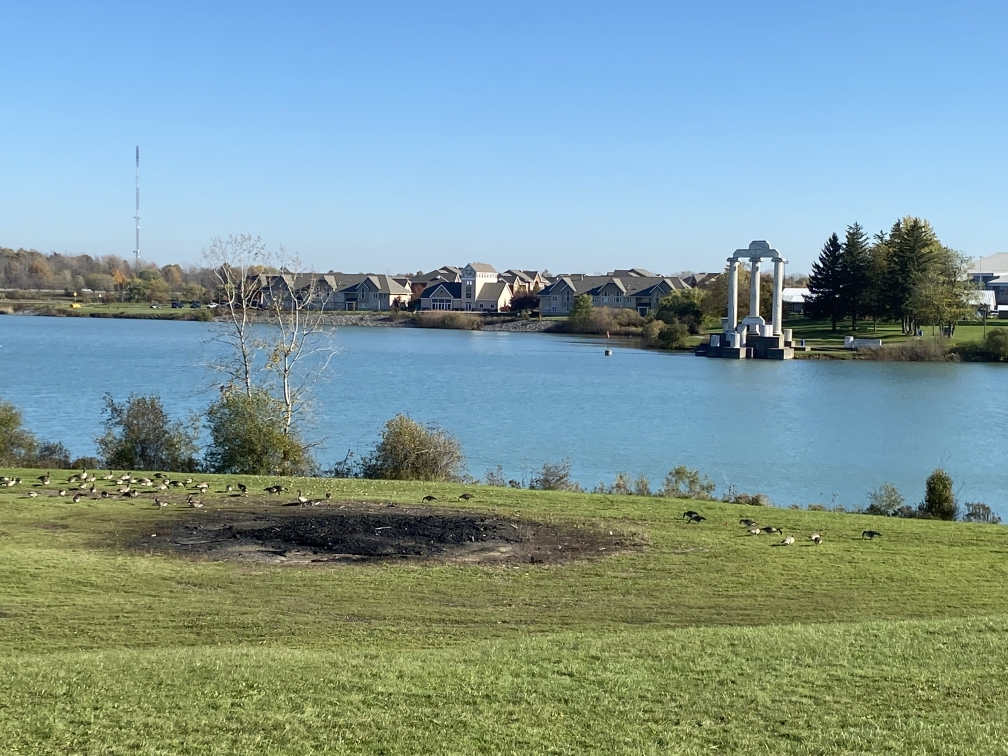
#> input picture project2/left.jpg, 1008 x 756 px
$ python task1.py
#> lines starting #> are read from the running program, lines starting #| are printed output that depends on the picture
# -*- coding: utf-8 -*-
"""
Image Stitching Problem
(Due date: Nov. 26, 11:59 P.M., 2021)

The goal of this task is to stitch two images of overlap into one image.
You are given 'left.jpg' and 'right.jpg' for your image stitching code testing.
Note that different left/right images might be used when grading your code.

To this end, you need to find keypoints (points of interest) in the given left and right images.
Then, use proper feature descriptors to extract features for these keypoints.
Next, you should match the keypoints in both images using the feature distance via KNN (k=2);
cross-checking and ratio test might be helpful for feature matching.
After this, you need to implement RANSAC algorithm to estimate homography matrix.
(If you want to make your result reproducible, you can try and set fixed random seed)
At last, you can make a panorama, warp one image and stitch it to another one using the homography transform.
Note that your final panorama image should NOT be cropped or missing any region of left/right image.

Do NOT modify the code provided to you.
You are allowed use APIs provided by numpy and opencv, except “cv2.findHomography()” and
APIs that have “stitch”, “Stitch”, “match” or “Match” in their names, e.g., “cv2.BFMatcher()” and
“cv2.Stitcher.create()”.
If you intend to use SIFT feature, make sure your OpenCV version is 3.4.2.17, see project2.pdf for details.
"""

import cv2
import numpy as np
# np.random.seed(<int>) # you can use this line to set the fixed random seed if you are using np.random
import random
# random.seed(<int>) # you can use this line to set the fixed random seed if you are using random


def solution(left_img, right_img):
    """
    :param left_img:
    :param right_img:
    :return: you need to return the result panorama image which is stitched by left_img and right_img
    """
    sift = cv2.xfeatures2d.SIFT_create()
    kp_left, des_left = sift.detectAndCompute(left_img, None)
    kp_right, des_right = sift.detectAndCompute(right_img, None)
    all_points = [0]*len(kp_left)*2
    dist=[0]*len(kp_left)*2

    #Calculate distance KNN=2
    for i in range(len(kp_left)):
        distance_array = distance_norm(kp_left[i],kp_right,des_left[i],des_right)
        arg = np.argpartition(distance_array,2)
        all_points[2*i]=arg[0]
        all_points[2*i+1] = arg[1]
        dist[2*i] = distance_array[all_points[2*i]]
        dist[2*i+1] = distance_array[all_points[2*i+1]]


    # Ratio Testing
    i=0
    thresh = 0.75
    new_points=[]
    while(i<len(all_points)-1):
        if(dist[i]/dist[i+1]<thresh):
            new_points.append((int(i/2),all_points[i]))
        i=i+2

    inlier_list ,inlier,final_h = Ransac(new_points,kp_left,kp_right)
    h = homography_estimate(inlier_list,kp_left,kp_right)
    h=h/h[8]
    final_h=h.reshape(3,3)
    result_img = offset_warp_stitch(right_img,left_img,final_h)

    return result_img


def distance_norm(left,right,x,y):
    return np.sqrt(np.sum(np.square(x - y),axis=1))


def homography_estimate(points,kp_left,kp_right):
    matrix=np.zeros([len(points)*2,9])
    for i in range(len(points)):
        x_left,y_left = kp_left[points[i][0]].pt
        x_right,y_right = kp_right[points[i][1]].pt

        j=2*i
        matrix[j]=[x_right,y_right,1,0,0,0,-x_left*x_right,-x_left*y_right,-x_left]
        matrix[j+1]=[0,0,0,x_right,y_right,1,-y_left*x_right,-y_right*y_left,-y_left]
    #print(matrix)
    U, D, V = np.linalg.svd(matrix)
    return V[8]


def Ransac(points,kp_left,kp_right):
    inlier_max = 0
    final_h = []
    check=[]
    in_l = []
    for i in range(1000):
        sample_point = random.sample(points, 4)
        h_matrix = homography_estimate(sample_point,kp_left,kp_right)
        h_matrix = (1/h_matrix[8]) * h_matrix
        h_matrix = h_matrix.reshape(3,3)
        temp_inlier = []
        inlier = 0
        for j in range(len(points)):


            x_right,y_right = kp_right[points[j][1]].pt
            x_left,y_left = kp_left[points[j][0]].pt
            #arr = np.array([x_right,y_right,1])

            #a = np.dot(h_matrix,arr)
            right = np.transpose(np.matrix([x_right, y_right, 1]))
            left_cal = np.dot(h_matrix, right)
            left_cal = (1/left_cal.item(2))*left_cal
            #x_left_cal = a[0]/a[2]
            #y_left_cal = a[1]/a[2]
            left = np.transpose(np.matrix([x_left, y_left, 1]))
            error = left - left_cal
            error = np.linalg.norm(error)


            #if(np.sqrt((np.square(x_left-x_left_cal)+np.square(y_left-y_left_cal))) < 5 ):
            if(error<1):
                temp_inlier.append(points[j])
                inlier = inlier+1

        if(inlier > inlier_max):
            #inlier_max = temp_inlier
            #check = sample_point
            inlier_max = inlier
            final_h = h_matrix
            in_l = temp_inlier

    return in_l,inlier_max,final_h


def offset_warp_stitch(right,left,h):
    (right_width , right_height) = right.shape[0:2]
    (left_width, left_height) = left.shape[0:2]

    right_boundary = np.array([[0,0],[0,right_width], [right_height,right_width], [right_height,0]])
    boundary_transform = cv2.perspectiveTransform(np.float32(right_boundary.reshape(-1,1,2)), h)
    left_boundary = np.array([[0,0],[0,left_width], [left_height,left_width], [left_height,0]])
    boundary_new = boundary_transform.reshape(4,2)
    all_boundary_x = np.concatenate((left_boundary[:,0] , boundary_new[:,0]))
    x_min = int(min(all_boundary_x))
    x_max = int(max(all_boundary_x))
    all_boundary_y = np.concatenate((left_boundary[:,1] , boundary_new[:,1]))
    y_min = int(min(all_boundary_y))
    y_max = int(max(all_boundary_y))
    translation_matrix = np.array([[1, 0, -x_min], [0, 1, -y_min], [0, 0, 1]])
    print(translation_matrix.dot(h))
    print((x_max-x_min,y_max-y_min))
    result_img = cv2.warpPerspective(right, np.matmul(translation_matrix,h), (x_max-x_min,y_max-y_min))
    result_img[-y_min:right_width - y_min, -x_min:right_height - x_min] = left_img

    return result_img
if __name__ == "__main__":
    left_img = cv2.imread('left.jpg')
#> left_img is the input picture: shape (756, 1008, 3); mean B, G, R 153.1, 153.7, 127.4
    right_img = cv2.imread('right.jpg')
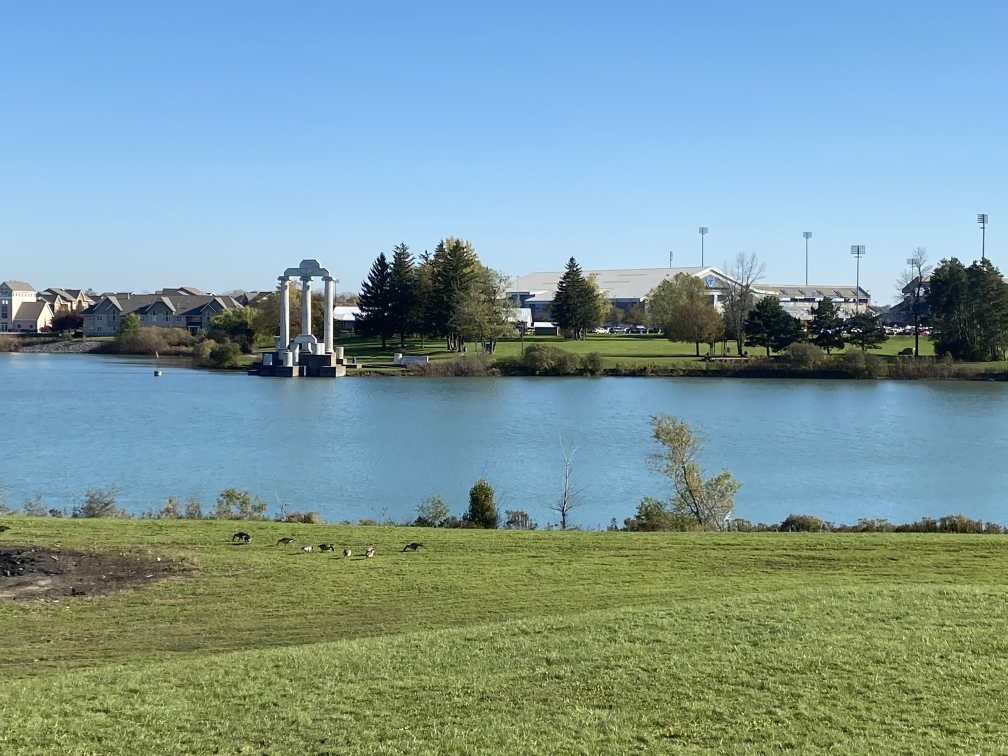
#> input picture project2/right.jpg, 1008 x 756 px
#> right_img is the input picture: shape (756, 1008, 3); mean B, G, R 155.8, 154, 125.4
    result_img = solution(left_img, right_img)
#> in solution, `kp_left, des_left = sift.detectAndCompute(left_img, None)`: kp_left = 4687 keypoints; strongest (x, y, size): (844, 246, 1.9), (821, 265, 2.4), (75, 294, 1.8), (1001, 307, 4)
#> in solution, `kp_right, des_right = sift.detectAndCompute(right_img, None)`: kp_right = 4354 keypoints; strongest (x, y, size): (370, 284, 2.3), (908, 327, 2.4), (532, 324, 2.1), (549, 325, 3.9)
#> in solution, `all_points = [0]*len(kp_left)*2`: all_points = 9374 values from 0 to 0
#> after the loop in solution, `for i in range(len(kp_left)):`: all_points = 9374 values, max 4352 at index 6048, min 2 at index 4724, mean 2096.7; dist = 9374 values, max 409.3 at index 7103, min 23.39 at index 7320, mean 283
#> the loop in solution, `while(i<len(all_points)-1):` made 4687 passes
#> i on passes 1 to 3: 2, 4, 6
#> after the loop in solution, `while(i<len(all_points)-1):`: i = 9374; new_points = 951 pairs, first value 49 to 4683, second value 4 to 4262
#> the loop in Ransac, `for i in range(1000):` made 1000 passes
#> (sample_point, D in homography_estimate) on passes 1, 5, 26, 27, 43: ([(4442, 2023), (3229, 1014), (4193, 1835), (4591, 2140)], [1295655, 177219.8, 1243.4, 374, 201.5, 49.73, 1.09, 0.0733]), ([(3741, 1418), (4605, 2123), (4636, 2181), (2832, 579)], [1603771.2, 407679.5, 1459, 465.5, 351, 88.45, 7.81, 0.0126]), ([(3538, 1305), (3490, 1250), (2565, 295), (3027, 828)], [873000, 236431.3, 1037.4, 354.5, 110, 38.47, 1.97, 0.00718]), ([(3651, 1392), (3009, 769), (4042, 1712), (2610, 362)], [1091280, 255183.7, 1173.9, 376, 332.1, 59.44, 47.68, 0.101]), ([(3330, 1096), (3729, 1453), (2968, 775), (3391, 1162)], [862827.8, 148079.6, 984, 284.4, 213.1, 40.26, 9.66, 0.0387])
#> sample_point on passes 2, 4, 6, 7, 8, 9: [(3331, 1055), (2409, 102), (2940, 739), (3541, 1315)], [(4401, 1990), (3032, 794), (3470, 1235), (3160, 960)], [(3529, 1278), (2643, 336), (2983, 801), (2646, 396)], [(4188, 1808), (2525, 252), (3812, 1529), (4306, 1918)], [(2912, 702), (4638, 2158), (3590, 1347), (4041, 1711)], [(4342, 1949), (3783, 1500), (4624, 2154), (2667, 415)]
#> after the loop in Ransac, `for i in range(1000):`: in_l = 439 pairs, first value 2317 to 4659, second value 4 to 2208; inlier_max = 439
#> in solution, `inlier_list ,inlier,final_h = Ransac(new_points,kp_left,kp_right)`: inlier_list has the same summary as in_l in Ransac; final_h = [[0.798, 0.0198, 460.8], [-0.0578, 0.958, -4.43], [-0.000208, 2.24e-05, 1]]
#> in solution, `h = homography_estimate(inlier_list,kp_left,kp_right)`: h = [0.00172, 2.88e-05, 1, -0.000127, 0.00206, -0.00588, -4.53e-07, 2.89e-08, 0.00217]
#> in solution, `h=h/h[8]`: h = [0.794, 0.0133, 461.7, -0.0585, 0.95, -2.71, -0.000209, 1.33e-05, 1]
#> in solution, `final_h=h.reshape(3,3)`: final_h = [[0.794, 0.0133, 461.7], [-0.0585, 0.95, -2.71], [-0.000209, 1.33e-05, 1]]
#> in offset_warp_stitch, `boundary_transform = cv2.perspectiveTransform(np.float32(right_boundar..`: boundary_transform = [[461.7, -2.71], [467.1, 708.5], [1591.1, 821.5], [1598.7, -78.11]]
#> in offset_warp_stitch, `boundary_new = boundary_transform.reshape(4,2)`: boundary_new has the same summary as boundary_transform
#> in offset_warp_stitch, `all_boundary_x = np.concatenate((left_boundary[:,0] , boundary_new[:,0..`: all_boundary_x = [0, 0, 1008, 1008, 461.7, 467.1, 1591.1, 1598.7]
#> in offset_warp_stitch, `x_min = int(min(all_boundary_x))`: x_min = 0
#> in offset_warp_stitch, `x_max = int(max(all_boundary_x))`: x_max = 1598
#> in offset_warp_stitch, `all_boundary_y = np.concatenate((left_boundary[:,1] , boundary_new[:,1..`: all_boundary_y = [0, 756, 756, 0, -2.71, 708.5, 821.5, -78.11]
#> in offset_warp_stitch, `y_min = int(min(all_boundary_y))`: y_min = -78
#> in offset_warp_stitch, `y_max = int(max(all_boundary_y))`: y_max = 821
#> in offset_warp_stitch, `translation_matrix = np.array([[1, 0, -x_min], [0, 1, -y_min], [0, 0, ..`: translation_matrix = [[1, 0, 0], [0, 1, 78], [0, 0, 1]]
#| [[ 7.93818338e-01  1.33033200e-02  4.61721940e+02]
#|  [-7.47778198e-02  9.51319602e-01  7.52860767e+01]
#|  [-2.08980557e-04  1.33446523e-05  1.00000000e+00]]
#| (1598, 899)
#> in offset_warp_stitch, `result_img = cv2.warpPerspective(right, np.matmul(translation_matrix,h..`:
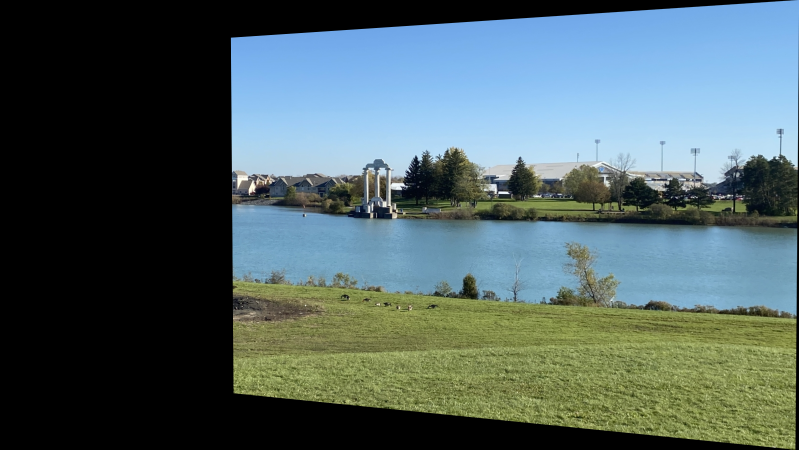
#> result_img: shape (899, 1598, 3) (shown at 1/2 size); mean B, G, R 98.8, 97.7, 79.4
#> in offset_warp_stitch, `result_img[-y_min:right_width - y_min, -x_min:right_height - x_min] = ..`:
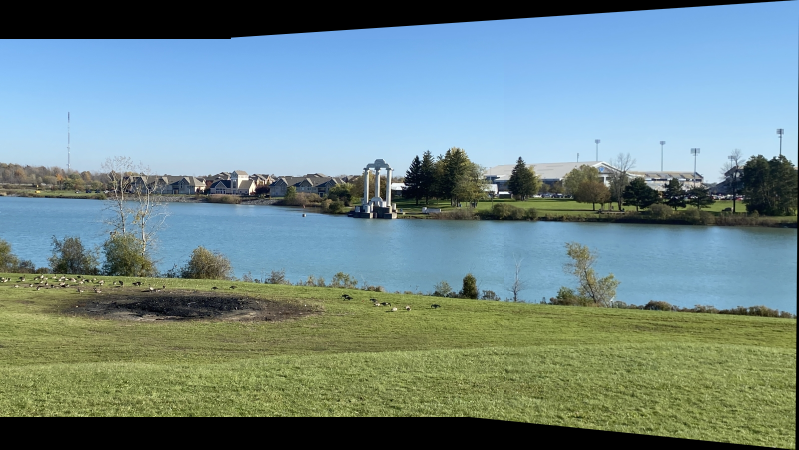
#> result_img: shape (899, 1598, 3) (shown at 1/2 size); mean B, G, R 136.9, 136.7, 112.2
    cv2.imwrite('results/task1_result.jpg', result_img)
